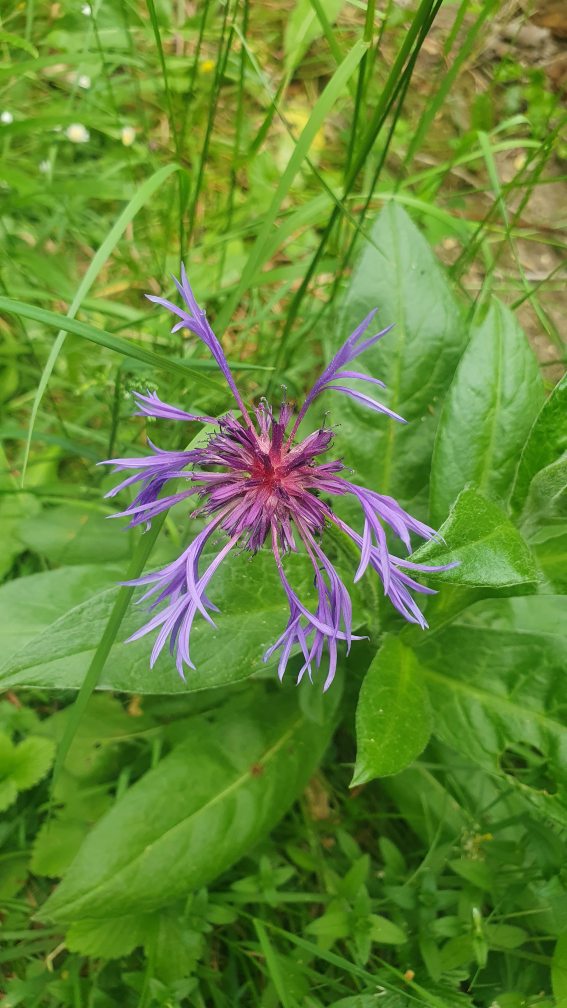
#> input picture Worksheet2/original.jpg, 2268 x 4032 px, given in place of lena.png, which was not available (shown at 1/4 size)
$ python task3.py
#> lines starting #> are read from the running program, lines starting #| are printed output that depends on the picture; pictures that were not available may be replaced by others from this repository, and a replacement may not be noted
import os
import cv2
import numpy as np
from PIL import Image
import matplotlib.pyplot as plt

# Load images
original_lena = Image.open('lena.png').convert('RGB')
#> original_lena is the input picture: PIL image 2268x4032 RGB; mean R, G, B 99.8, 135.8, 53
original_landscape = Image.open('landscape.png').convert('RGB')
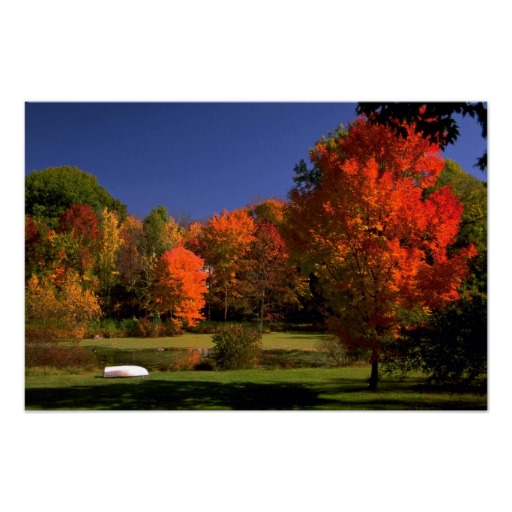
#> input picture Worksheet2/landscape.jpg, 512 x 512 px, given in place of landscape.png, which was not available
#> original_landscape is the input picture: PIL image 512x512 RGB; mean R, G, B 154.6, 141.8, 136.7
#converting images to np arrays so that psnr can be calculated
lena_np=np.array(original_lena)
landscape_np=np.array(original_landscape)


images= {'Lena': lena_np, 'Landscape': landscape_np}
qualities = [10, 20, 30, 40, 50, 60, 70, 80, 90, 100]

def compute_psnr_y_channel(original_img, compressed_img):

    # Convert to YCrCb and extracting y-channel
    y_original = cv2.cvtColor(original_img, cv2.COLOR_BGR2YCrCb)[:, :, 0]
    y_compressed = cv2.cvtColor(compressed_img, cv2.COLOR_BGR2YCrCb)[:, :, 0]

    # Compute Mse
    mse = np.mean((y_original.astype(np.float64) - y_compressed.astype(np.float64)) ** 2)

    if mse == 0:
        return float('inf')  # No distortion

    # Maximum pixel value for 8-bit image
    R = 255.0

    # Compute PSNR
    psnr = 10 * np.log10((R ** 2) / mse)

    return psnr

# Prepare results
results = {name: {'qualities': [], 'psnr': [], 'size': []} for name in images}
#> results = 2 items

for name, img in images.items():
    for q in qualities:
        filename = f"{name}_Q{q}.jpg"
#> filename = 'Lena_Q10.jpg'
        Image.fromarray(img).save(filename, "JPEG", quality=q)

        # Load back the compressed image
        compressed = Image.open(filename).convert('RGB')
        compressed_np=np.array(compressed)
        # File size in KB
        size_kb = os.path.getsize(filename) / 1024
#> size_kb = 216.5

        # Compute PSNR
        psnr = compute_psnr_y_channel(img, compressed_np)
#> in compute_psnr_y_channel, `y_original = cv2.cvtColor(original_img, cv2.COLOR_BGR2YCrCb)[:, :, 0]`:
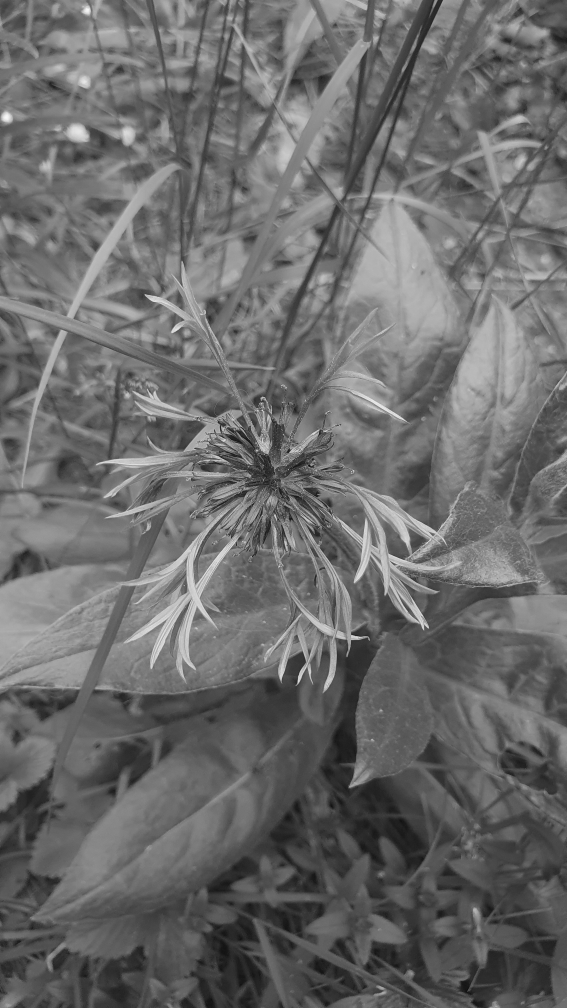
#> y_original: shape (4032, 2268) (shown at 1/4 size); min 1, max 250, mean 106.9
#> in compute_psnr_y_channel, `mse = np.mean((y_original.astype(np.float64) - y_compressed.astype(np...`: mse = 36.93
#> in compute_psnr_y_channel, `psnr = 10 * np.log10((R ** 2) / mse)`: psnr = 32.46
#> psnr = 32.46

        # Store results
        results[name]['qualities'].append(q)
        results[name]['psnr'].append(psnr)
        results[name]['size'].append(size_kb)

# Plotting
for name in images:
    plt.figure(figsize=(12, 5))

    # PSNR plot
    plt.subplot(1, 2, 1)
    plt.plot(results[name]['qualities'], results[name]['psnr'], marker='o')
    plt.title(f'{name} Image - PSNR vs Quality')
    plt.xlabel('JPEG Quality')
    plt.ylabel('PSNR (dB)')
    plt.grid(True)

    # File size plot
    plt.subplot(1, 2, 2)
    plt.plot(results[name]['qualities'], results[name]['size'], marker='o', color='orange')
    plt.title(f'{name} Image - File Size vs Quality')
    plt.xlabel('JPEG Quality')
    plt.ylabel('File Size (KB)')
    plt.grid(True)

    plt.tight_layout()
    plt.show()
#cleaning up jpg files
    for name in images:
        for q in qualities:
            os.remove(f"{name}_Q{q}.jpg")
#> this loop made 2 passes
#> pass 1, `plt.show()`:
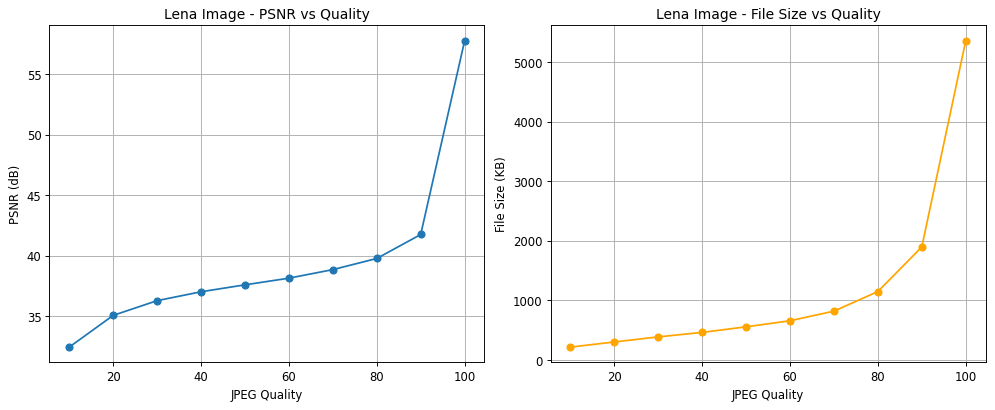
#> figure drawn by matplotlib, 2 panels; panel 1: curve peaks at x = 100, y = 57.74; panel 2: curve peaks at x = 100, y = 5356.6
#> pass 2, `plt.show()`:
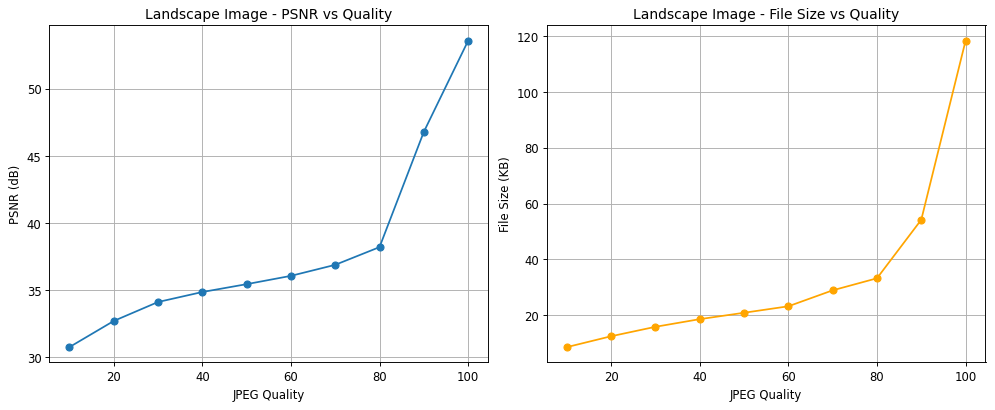
#> figure drawn by matplotlib, 2 panels; panel 1: curve peaks at x = 100, y = 53.58; panel 2: curve peaks at x = 100, y = 118.4
